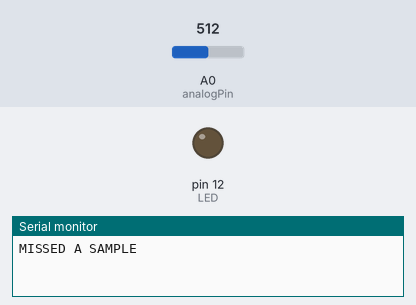
Bench run of a sketch on a simulated Arduino Uno, built with avr-gcc and run on an emulated ATmega328P. Parts: output pins drawn as LEDs (lit = HIGH), the last lines printed to the serial monitor. The test bench sets the inputs (shaded band); at power-on: A0 (analogPin) = 512.

Above: at 0.1 s.
At 1.1 s:
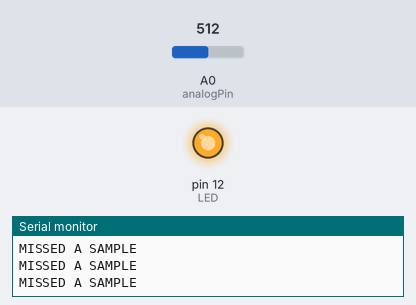
Timing chart, 0 to 2.6 s (numbered marks = the images above):
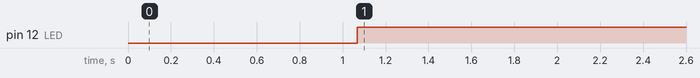

Measured:
- by itself, pin 12 (LED): LOW → HIGH at 1.1 s

The sketch:

lab2_filter_sketch.ino
```cpp
// A digital frequency selective filter
// A. Kruger, 2019
// revised R. Mudumbai, 2020 & 2024
// revised N. Najeeb, 2025

// The following defines are used for setting and clearing register bits
// on the Arduino processor. Low-level stuff: leave alone.

#ifndef cbi
#define cbi(sfr, bit) (_SFR_BYTE(sfr) &= ~_BV(bit))
#endif

#ifndef sbi
#define sbi(sfr, bit) (_SFR_BYTE(sfr) |= _BV(bit))
#endif

int analogPin = A0;      // Specify analog input pin. Make sure to keep between 0 and 5V.
int LED = 12;            // Specify output analog pin with indicator LED
bool alarmState = false; // Add flag for if sensor is activated
                         // num and den are the numerator and denominator coeffs of a digital frequency-selective filter
                         // designed for a sample rate Fs=3000 HZ

const int n = 7; // number of past input and output samples to buffer; change this to match order of your filter
int m = 10;      // number of past outputs to average for hysteresis

float den[] = {1.0000, 0.00, 0.00, 0.00, 0.00, 0.00, 0.00};       // Denominator Coefficients
float num[] = {0.0058, 0.00, -0.015, 0.00, 0.015, 0.00, -0.0058}; // Numerator Coefficients

float x[n], y[n], yn, s[10]; // Space to hold previous samples and outputs; n'th order filter will require upto n samples buffered

float threshold_val = 0.2; // Threshold value. Anything higher than the threshold will turn the LED off, anything lower will turn the LED on

// time between samples Ts = 1/Fs. If Fs = 3000 Hz, Ts=333 us
int Ts = 333;

void setup()
{
   Serial.begin(1200);
   int i;

   sbi(ADCSRA, ADPS2); // Next three lines make the ADC run faster
   cbi(ADCSRA, ADPS1);
   cbi(ADCSRA, ADPS0);

   pinMode(LED, OUTPUT); // Makes the LED pin an output

   for (i = 0; i < n; i++)
      x[i] = y[i] = 0;

   for (i = 0; i < m; i++)
      s[i] = 0;
   yn = 0;
}

void loop()
{
   unsigned long t1;
   int i, count, val;
   int k = 0;
   float changet = micros();

   count = 0;
   while (1)
   {
      t1 = micros();

      // Calculate the next value of the difference equation.

      for (i = n - 1; i > 0; i--)
      { // Shift samples
         x[i] = x[i - 1];
         y[i] = y[i - 1];
      }

      for (i = m - 1; i > 0; i--)
      { // Shift absoulute output
         s[i] = s[i - 1];
      }

      val = analogRead(analogPin); // New input

      x[0] = val * (5.0 / 1023.0) - 2.5; // Scale to match ADC resolution and range

      yn = num[0] * x[0];

      for (i = 1; i < n; i++) // Incorporate previous outputs (y[n])
         yn = yn - den[i] * y[i] + num[i] * x[i];

      y[0] = yn; // New output

      //  The variable yn is the output of the filter at this time step.
      //  Now we can use it for its intended purpose:
      //       - Apply theshold
      //       - Apply hysteresis
      //       - What to do when the beam is interrupted, turn on a buzzer, send SMS alert.
      //       - etc.

      s[0] = abs(2 * yn); // Absolute value of the filter output.

      // SAMPLE Hystersis: Take the max of the past 10 samples and compare that with the threshold
      float maxs = 0;
      for (int i = 0; i < m; i++)
      {
         if (s[i] > maxs)
            maxs = s[i];
      }

      // Check the output value against the threshold value every 10^6 microseconds or 1 second

      if ((micros() - changet) > 1000e3)
      {
         Serial.println(maxs);
         changet = micros();

         // When Beam is Interruption
         if (maxs < threshold_val)
         {
            digitalWrite(LED, HIGH);
            if (alarmState = false)
               ;
            Serial.print("ALERT: SENSOR_INTERRUPTED");
            // SEND UPDATE TO COMPUTER --> SEND EMAIL
            alarmState = true;
         }
         // No Interruption
         else
         {
            digitalWrite(LED, LOW);
            alarmState = false;
         }
      }

      // The filter was designed for a 3000 Hz sampling rate. This corresponds
      // to a sample every 333 us. The code above must execute in less time
      // (if it doesn't, it is not possible to do this filtering on this processor).
      // Below we tread some water until it is time to process the next sample

      if ((micros() - t1) > Ts)
      {
         // if this happens, you must reduce Fs, and/or simplify your filter to run faster
         Serial.println("MISSED A SAMPLE");
      }
      while ((micros() - t1) < Ts)
         ;
   }
}
```

Final_Arduino.cpp
```cpp
// A digital frequency selective filter - Integrated with LED Status
// Based on code by A. Kruger, R. Mudumbai, and N. Najeeb

#ifndef cbi
#define cbi(sfr, bit) (_SFR_BYTE(sfr) &= ~_BV(bit))
#endif
#ifndef sbi
#define sbi(sfr, bit) (_SFR_BYTE(sfr) |= _BV(bit))
#endif

// --- PIN DEFINITIONS ---
int analogPin = A1; // Change to A1 as per your hardware setup
int LED = 12;       // Indicator LED on Digital Pin 12

// --- FILTER SETTINGS ---
const int n = 7;    // Filter order
int m = 10;         // Hysteresis averaging window

float den[] = {1.0000, 0.00, 0.00, 0.00, 0.00, 0.00, 0.00};
float num[] = {0.0058, 0.00, -0.015, 0.00, 0.015, 0.00, -0.0058};

float x[n], y[n], yn, s[10];
float threshold_val = 0.02;

int Ts = 333; // Sample period (microseconds) for 3000Hz

void setup() {
   Serial.begin(1200);

   // Speed up ADC conversions
   sbi(ADCSRA, ADPS2);
   cbi(ADCSRA, ADPS1);
   cbi(ADCSRA, ADPS0);

   pinMode(LED, OUTPUT);

   // Initialize buffers to zero
   for (int i = 0; i < n; i++) x[i] = y[i] = 0;
   for (int i = 0; i < m; i++) s[i] = 0;
   yn = 0;
}

void loop() {
   static unsigned long changet = micros();
   unsigned long t1;
   int val;

   while (1) {
      t1 = micros();

      // Shift past samples
      for (int i = n - 1; i > 0; i--) {
         x[i] = x[i - 1];
         y[i] = y[i - 1];
      }
      for (int i = m - 1; i > 0; i--) s[i] = s[i - 1];

      // Read and scale input
      val = analogRead(analogPin);
      x[0] = val * (5.0 / 1023.0) - 2.5;

      // Difference Equation (The Filter)
      yn = num[0] * x[0];
      for (int i = 1; i < n; i++) {
         yn = yn - den[i] * y[i] + num[i] * x[i];
      }
      y[0] = yn;

      s[0] = abs(2 * yn); // Rectify signal for thresholding

      // Hysteresis: Find peak in current window
      float maxs = 0;
      for (int i = 0; i < m; i++) {
         if (s[i] > maxs) maxs = s[i];
      }

      // Update LED and Serial every 1 second
      if ((micros() - changet) > 1000000) {
         Serial.println(maxs);
         changet = micros(); //

         if (maxs <= threshold_val) {
             digitalWrite(LED, HIGH); // Beam BLOCKED
             Serial.println("ALERT");  // Python will look for this keyword
          } else {
             digitalWrite(LED, LOW);  // Beam RECEIVED
             Serial.println("CLEAR");
          }
      }

      // Timing check to ensure real-time processing
      if ((micros() - t1) > Ts) {
//         Serial.println("MISSED A SAMPLE");
      }
      while ((micros() - t1) < Ts);
   }
}
```
